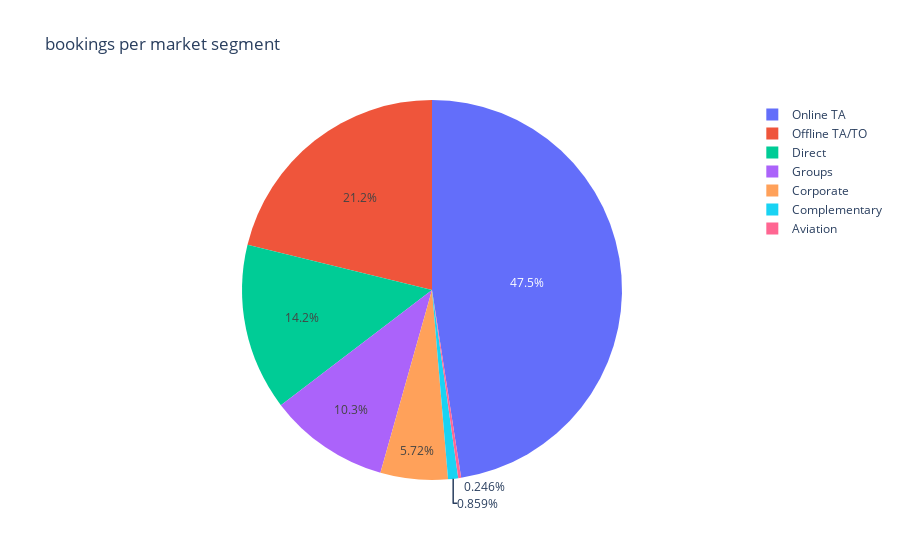

Notebook source saved alongside this figure:
### Code cell
px.pie(clean_data,values=clean_data['market_segment'].value_counts(), names=clean_data['market_segment'].value_counts().index,title='bookings per market segment' )

### Figure 1 — Plotly figure (JSON) as saved in the notebook; plotly's stock layout.template omitted (floating-point values rounded to 4 significant figures)
{"data": [{"domain": {"x": [0, 1], "y": [0, 1]}, "hovertemplate": "label=%{label}<br>value=%{value}<extra></extra>", "labels": ["Online TA", "Offline TA/TO", "Direct", "Groups", "Corporate", "Complementary", "Aviation"], "legendgroup": "", "name": "", "showlegend": true, "type": "pie", "values": [35738, 15908, 10672, 7714, 4303, 646, 185]}], "layout": {"legend": {"tracegroupgap": 0}, "title": {"text": "bookings per market segment"}}}
